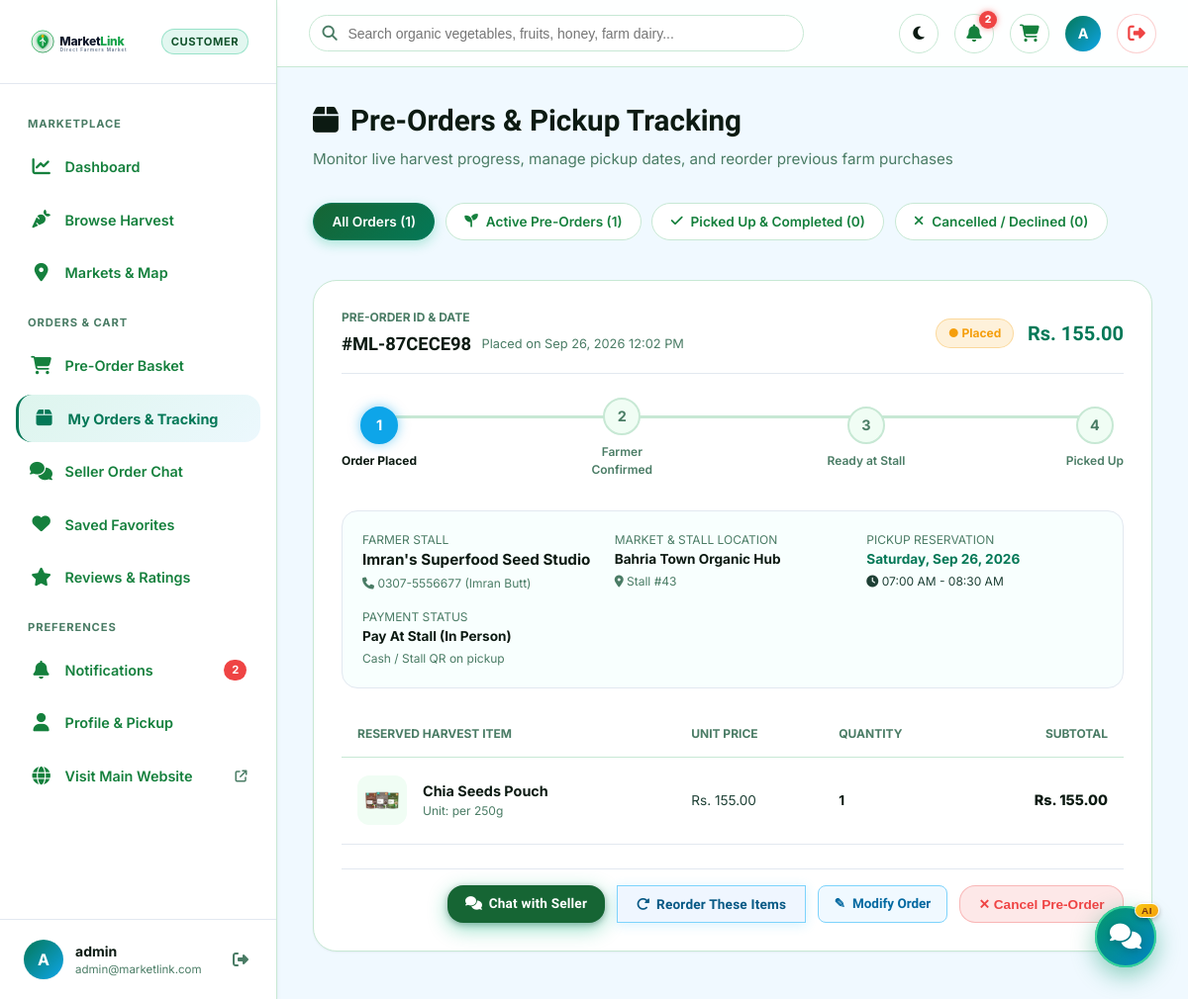
/customer/orders.php (signed in), run on the app's committed database.
### tables this page shows
CREATE TABLE `customer_profiles` (
  `customer_id` int(11) NOT NULL,
  `full_name` varchar(100) NOT NULL,
  `default_address` text DEFAULT NULL,
  `saved_latitude` decimal(10,8) DEFAULT NULL,
  `saved_longitude` decimal(11,8) DEFAULT NULL,
  `created_at` datetime DEFAULT current_timestamp()
);

CREATE TABLE `users` (
  `user_id` int(11) NOT NULL,
  `username` varchar(50) NOT NULL,
  `email` varchar(100) NOT NULL,
  `password_hash` varchar(255) NOT NULL,
  `role` enum('admin','farmer','customer') NOT NULL,
  `status` enum('active','suspended','inactive') DEFAULT 'active',
  `phone_number` varchar(20) DEFAULT NULL,
  `profile_image` varchar(255) DEFAULT NULL,
  `created_at` datetime DEFAULT current_timestamp(),
  `updated_at` datetime DEFAULT current_timestamp() ON UPDATE current_timestamp()
);

CREATE TABLE `orders` (
  `order_id` int(11) NOT NULL,
  `order_number` varchar(30) NOT NULL,
  `customer_id` int(11) NOT NULL,
  `farmer_id` int(11) NOT NULL,
  `market_id` int(11) NOT NULL,
  `stall_id` int(11) NOT NULL,
  `pickup_slot_id` int(11) NOT NULL,
  `total_amount` decimal(10,2) NOT NULL,
  `order_status` enum('placed','accepted','ready_for_pickup','completed','cancelled','declined') DEFAULT 'placed',
  `pickup_date` date NOT NULL,
  `cancellation_reason` varchar(255) DEFAULT NULL,
  `created_at` datetime DEFAULT current_timestamp(),
  `updated_at` datetime DEFAULT current_timestamp() ON UPDATE current_timestamp()
);

CREATE TABLE `pickup_slots` (
  `pickup_slot_id` int(11) NOT NULL,
  `stall_id` int(11) NOT NULL,
  `slot_date` date NOT NULL,
  `start_time` time NOT NULL,
  `end_time` time NOT NULL,
  `max_orders` int(11) DEFAULT 10,
  `status` enum('available','full','closed') DEFAULT 'available',
  `created_at` datetime DEFAULT current_timestamp()
);

CREATE TABLE `order_items` (
  `order_item_id` int(11) NOT NULL,
  `order_id` int(11) NOT NULL,
  `product_id` int(11) NOT NULL,
  `quantity` int(11) NOT NULL,
  `unit_price` decimal(10,2) NOT NULL,
  `subtotal` decimal(10,2) NOT NULL
);

### customer/orders.php (the view, shortened to what the rows shown need)
<?php
require_once __DIR__ . '/includes/customer_header.php';
$where = ["o.customer_id = :uid"];
$params = [':uid' => $currentUserId];
$sql = "SELECT o.*,
               COALESCE(fp.stall_name, 'Local Farmer Stall') as stall_name,
               COALESCE(fp.contact_person, 'Farmer') as contact_person,
               COALESCE(fp.business_phone, 'N/A') as business_phone,
               fp.order_cutoff_time,
               COALESCE(m.market_name, 'Local Farmers Market') as market_name,
               COALESCE(m.address, 'Market Location') as market_address,
               COALESCE(fms.stall_number_location, 'Stall Area') as stall_number_location,
               ps.start_time, ps.end_time,
               (SELECT COUNT(*) FROM farmer_reviews fr WHERE fr.order_id = o.order_id) as has_farmer_review
        FROM orders o
        LEFT JOIN farmer_profiles fp ON o.farmer_id = fp.farmer_id
        LEFT JOIN markets m ON o.market_id = m.market_id
        LEFT JOIN farmer_market_stalls fms ON o.stall_id = fms.stall_id
        LEFT JOIN pickup_slots ps ON o.pickup_slot_id = ps.pickup_slot_id
        WHERE " . implode(' AND ', $where) . "
        ORDER BY o.order_id DESC";
$stmt = $pdo->prepare($sql);
$stmt->execute($params);
$orders = $stmt->fetchAll();
$orderIds = array_column($orders, 'order_id');
$itemsByOrder = [];
if (!empty($orderIds)) {
    $inClause = implode(',', array_map('intval', $orderIds));
    $itemSql = "SELECT oi.*,
                       COALESCE(p.product_name, 'Produce Item') as product_name,
                       COALESCE(p.unit, 'item') as unit,
                       COALESCE(p.image_url, 'assets/images/logo.svg') as image_url
                FROM order_items oi
                LEFT JOIN products p ON oi.product_id = p.product_id
                WHERE oi.order_id IN ($inClause)";
    $items = $pdo->query($itemSql)->fetchAll();
    foreach ($items as $it) {
        $itemsByOrder[$it['order_id']][] = $it;
    }
}
?>
<div class="page-header-row">
  <div>
    <h1 class="page-heading">
      <span><i class="fa-solid fa-box" aria-hidden="true"></i></span> Pre-Orders & Pickup Tracking
    </h1>
  </div>
</div>
<?php if (!empty($orders)): ?>
  <div style="display:flex; flex-direction:column; gap:2rem;">
    <?php foreach ($orders as $ord): ?>
      <?php
        $st = $ord['order_status'];
        $steps = ['placed', 'accepted', 'ready_for_pickup', 'completed'];
        $currIndex = array_search($st, $steps);
        $orderItems = $itemsByOrder[$ord['order_id']] ?? [];
      ?>
      <div class="portal-card" id="order-card-<?= $ord['order_id'] ?>">
        <div class="portal-card-header" style="flex-wrap:wrap; gap:1rem;">
          <div>
            <div style="font-size:0.75rem; color:var(--text-muted); text-transform:uppercase; font-weight:700;">
              PRE-ORDER ID & DATE
            </div>
            <div style="display:flex; align-items:center; gap:0.65rem; margin-top:0.2rem;">
              <span style="font-family:var(--font-heading); font-size:1.15rem; font-weight:800; color:var(--text-primary);">
                #<?= htmlspecialchars($ord['order_number']) ?>
              </span>
              <span style="font-size:0.8rem; color:var(--text-muted);">
                Placed on <?= date('M d, Y h:i A', strtotime($ord['created_at'])) ?>
              </span>
            </div>
          </div>
          <div style="display:flex; align-items:center; gap:0.85rem;">
            <span class="order-status-badge status-<?= htmlspecialchars($st) ?>">
              ● <?= ucwords(str_replace('_', ' ', $st)) ?>
            </span>
            <span style="font-family:var(--font-heading); font-size:1.25rem; font-weight:800; color:var(--emerald-400);">
              Rs. <?= number_format($ord['total_amount'], 2) ?>
            </span>
          </div>
        </div>
        <?php if ($currIndex >= 0): ?>
          <div class="order-stepper" style="margin:1.5rem 0 2rem;">
            <div class="order-step <?= ($currIndex >= 0) ? ($currIndex > 0 ? 'completed' : 'active') : '' ?>">
              <div class="order-step-bubble"><?= ($currIndex > 0) ? '<i class="fa-solid fa-check" aria-hidden="true"></i>' : '1' ?></div>
              <span class="order-step-title">Order Placed</span>
            </div>
            <div class="order-step <?= ($currIndex >= 1) ? ($currIndex > 1 ? 'completed' : 'active') : '' ?>">
              <div class="order-step-bubble"><?= ($currIndex > 1) ? '<i class="fa-solid fa-check" aria-hidden="true"></i>' : '2' ?></div>
              <span class="order-step-title">Farmer Confirmed</span>
            </div>
            <div class="order-step <?= ($currIndex >= 2) ? ($currIndex > 2 ? 'completed' : 'active') : '' ?>">
              <div class="order-step-bubble"><?= ($currIndex > 2) ? '<i class="fa-solid fa-check" aria-hidden="true"></i>' : '3' ?></div>
              <span class="order-step-title">Ready at Stall</span>
            </div>
            <div class="order-step <?= ($currIndex >= 3) ? 'completed' : '' ?>">
              <div class="order-step-bubble"><?= ($currIndex >= 3) ? '<i class="fa-solid fa-check" aria-hidden="true"></i>' : '4' ?></div>
              <span class="order-step-title">Picked Up</span>
            </div>
          </div>
        <?php endif; ?>
        <div style="background:var(--bg-secondary); border:1px solid var(--border-subtle); border-radius:var(--radius-lg); padding:1.25rem; margin-bottom:1.5rem;">
          <div style="display:grid; grid-template-columns:repeat(auto-fit, minmax(200px, 1fr)); gap:1rem; font-size:0.85rem;">
            <div>
              <span style="color:var(--text-muted); display:block; font-size:0.75rem; text-transform:uppercase;">Farmer Stall</span>
              <strong style="color:var(--text-primary); font-size:0.95rem;"><?= htmlspecialchars($ord['stall_name']) ?></strong>
              <div style="font-size:0.75rem; color:var(--text-muted); margin-top:0.2rem;">
                <i class="fa-solid fa-phone" aria-hidden="true"></i> <?= htmlspecialchars($ord['business_phone']) ?> (<?= htmlspecialchars($ord['contact_person']) ?>)
              </div>
            </div>
            <div>
              <span style="color:var(--text-muted); display:block; font-size:0.75rem; text-transform:uppercase;">Market & Stall Location</span>
              <strong style="color:var(--text-primary);"><?= htmlspecialchars($ord['market_name']) ?></strong>
              <div style="font-size:0.75rem; color:var(--text-muted); margin-top:0.2rem;">
                <i class="fa-solid fa-location-dot" aria-hidden="true"></i> <?= htmlspecialchars($ord['stall_number_location'] ?? 'Stall') ?>
              </div>
            </div>
            <div>
              <span style="color:var(--text-muted); display:block; font-size:0.75rem; text-transform:uppercase;">Pickup Reservation</span>
              <strong style="color:var(--emerald-400);"><?= date('l, M d, Y', strtotime($ord['pickup_date'])) ?></strong>
              <div style="font-size:0.75rem; color:var(--text-secondary); margin-top:0.2rem;">
                <i class="fa-solid fa-clock" aria-hidden="true"></i> <?= !empty($ord['start_time']) ? date('h:i A', strtotime($ord['start_time'])).' - '.date('h:i A', strtotime($ord['end_time'])) : 'Market Hours' ?>
              </div>
            </div>
            <div>
              <span style="color:var(--text-muted); display:block; font-size:0.75rem; text-transform:uppercase;">Payment Status</span>
              <strong style="color:var(--text-primary);">Pay At Stall (In Person)</strong>
              <div style="font-size:0.75rem; color:var(--text-muted); margin-top:0.2rem;">
                Cash / Stall QR on pickup
              </div>
            </div>
          </div>
        </div>
        <div class="cart-table-responsive">
        <table class="cart-items-table" style="margin-bottom:1.5rem;">
          <thead>
            <tr>
              <th>Reserved Harvest Item</th>
              <th>Unit Price</th>
              <th>Quantity</th>
              <th style="text-align:right;">Subtotal</th>
            </tr>
          </thead>
          <tbody>
            <?php foreach ($orderItems as $item): ?>
              <tr>
                <td>
                  <div class="cart-item-info">
                    <img src="<?= htmlspecialchars(resolveImageUrl($item['image_url'])) ?>" alt="" class="cart-item-thumb" onerror="this.onerror=null; this.src='<?= BASE_URL ?>/assets/images/cat-vegetables.svg';">
                    <div>
                      <div style="font-weight:700; font-size:0.9rem; color:var(--text-primary);">
                        <?= htmlspecialchars($item['product_name']) ?>
                      </div>
                      <div style="font-size:0.75rem; color:var(--text-muted);">
                        Unit: <?= htmlspecialchars($item['unit']) ?>
                      </div>
                    </div>
                  </div>
                </td>
                <td style="font-size:0.85rem; color:var(--text-secondary);">
                  Rs. <?= number_format($item['unit_price'], 2) ?>
                </td>
                <td style="font-weight:700; font-size:0.85rem; color:var(--text-primary);">
                  <?= $item['quantity'] ?>
                </td>
                <td style="text-align:right; font-weight:800; font-size:0.9rem; color:var(--text-primary);">
                  Rs. <?= number_format($item['subtotal'], 2) ?>
                </td>
              </tr>
            <?php endforeach; ?>
          </tbody>
        </table>
        </div>
        <div style="display:flex; justify-content:flex-end; gap:0.75rem; border-top:1px solid var(--border-subtle); padding-top:1rem; flex-wrap:wrap;">
          <a href="<?= BASE_URL ?>/customer/chat.php?order_id=<?= $ord['order_id'] ?>"
             class="<?= in_array($st, ['placed', 'accepted', 'ready_for_pickup']) ? 'btn-primary' : 'btn-secondary' ?>"
             style="display:inline-flex; align-items:center; gap:0.4rem; padding:0.5rem 1.15rem; font-size:0.85rem; text-decoration:none; <?= in_array($st, ['placed', 'accepted', 'ready_for_pickup']) ? 'background:var(--emerald-600);' : '' ?>">
            <span><i class="fa-solid fa-comments" aria-hidden="true"></i></span> <?= in_array($st, ['placed', 'accepted', 'ready_for_pickup']) ? 'Chat with Seller' : 'View Chat History' ?>
          </a>
          <button type="button" class="btn-secondary" onclick="quickReorder(<?= $ord['order_id'] ?>)" style="display:inline-flex; align-items:center; gap:0.4rem; padding:0.5rem 1.15rem; font-size:0.85rem;">
            <span><i class="fa-solid fa-rotate-right" aria-hidden="true"></i></span> Reorder These Items
          </button>
          <?php if (in_array($st, ['placed', 'accepted'])): ?>
            <?php if ($st === 'placed'): ?>
              <button type="button" onclick="openModifyOrderModal(<?= $ord['order_id'] ?>)"
                      class="order-modify-btn">
                <span aria-hidden="true">✎</span> Modify Order
              </button>
            <?php endif; ?>
            <button type="button" onclick="openCancelModal(<?= $ord['order_id'] ?>, '<?= htmlspecialchars($ord['order_number']) ?>')"
                    style="background:rgba(239,68,68,0.12); color:#ef4444; border:1px solid rgba(239,68,68,0.3); padding:0.5rem 1.15rem; border-radius:var(--radius-lg); font-weight:700; font-size:0.85rem; cursor:pointer;">
              <span>✕</span> Cancel Pre-Order
            </button>
          <?php endif; ?>
        </div>
      </div>
    <?php endforeach; ?>
  </div>
<?php endif; ?>
<?php require_once __DIR__ . '/includes/customer_footer.php'; ?>

### customer/includes/customer_header.php (shortened to what the rows shown need)
<?php
require_once __DIR__ . '/../../config/db.php';
$pdo = getDBConnection();
$currentUserId = $_SESSION['user_id'];
$stmt = $pdo->prepare("SELECT u.user_id, u.username, u.email, u.phone_number, cp.full_name, cp.default_address
                       FROM users u
                       LEFT JOIN customer_profiles cp ON u.user_id = cp.customer_id
                       WHERE u.user_id = :uid LIMIT 1");
$stmt->execute([':uid' => $currentUserId]);
$customerUser = $stmt->fetch();
$displayName = !empty($customerUser['full_name']) ? $customerUser['full_name'] : $customerUser['username'];
?>
<!DOCTYPE html>
<html lang="en">
<head>
  <link rel="stylesheet" href="https://cdnjs.cloudflare.com/ajax/libs/font-awesome/6.7.2/css/all.min.css">
  <link rel="stylesheet" href="<?= BASE_URL ?>/assets/css/main.css">
  <link rel="stylesheet" href="<?= BASE_URL ?>/assets/css/home.css">
  <link rel="stylesheet" href="<?= BASE_URL ?>/assets/css/customer.css">
  <link rel="stylesheet" href="<?= BASE_URL ?>/assets/css/responsive.css">
  <link rel="stylesheet" href="<?= BASE_URL ?>/assets/css/ai-assistant.css">
  <link rel="stylesheet" href="https://unpkg.com/leaflet@1.9.4/dist/leaflet.css"/>
</head>
<body>
<div class="customer-layout">
  <?php require_once __DIR__ . '/customer_sidebar.php'; ?>
  <div class="customer-main">
    <header class="customer-topbar">
      <div class="topbar-right">
        <a href="<?= BASE_URL ?>/customer/profile.php" style="text-decoration:none; display:flex; align-items:center; gap:0.65rem;">
          <div class="sidebar-user-avatar" style="width:36px; height:36px; font-size:0.9rem;">
            <?= strtoupper(substr($displayName, 0, 1)) ?>
          </div>
        </a>
      </div>
    </header>
    <main class="customer-content">

### customer/includes/customer_sidebar.php (shortened to what the rows shown need)
<aside class="customer-sidebar">
  <div class="sidebar-footer">
    <div class="sidebar-user-card">
      <div class="sidebar-user-avatar">
        <?= strtoupper(substr($displayName, 0, 1)) ?>
      </div>
      <div class="sidebar-user-details">
        <div class="sidebar-user-name" title="<?= htmlspecialchars($displayName) ?>"><?= htmlspecialchars($displayName) ?></div>
        <div class="sidebar-user-role"><?= htmlspecialchars($customerUser['email']) ?></div>
      </div>
      <a href="<?= BASE_URL ?>/logout.php" title="Sign Out" style="color:var(--text-muted); display:flex; align-items:center; justify-content:center; text-decoration:none; padding:4px; border-radius:6px; transition:color 0.2s ease;">
        <i class="fa-solid fa-right-from-bracket" aria-hidden="true"></i>
      </a>
    </div>
  </div>
</aside>

### data on the page
customer_profiles: full_name "A", full_name "admin", customer_id.email "admin@marketlink.com"
orders: order_number "ML-87CECE98", created_at "Sep 26, 2026 12:02 PM", order_status "Placed", total_amount "155.00", shows "Order Placed", shows "3", shows "4", stall_name "Imran's Superfood Seed Studio", business_phone "0307-5556677", contact_person "Imran Butt", market_name "Bahria Town Organic Hub", stall_number_location "Stall #43", pickup_date "Saturday, Sep 26, 2026", pickup_slot.start_time "07:00 AM", pickup_slot.end_time "08:30 AM", shows "Chat with Seller"
order_items: product_name "Chia Seeds Pouch", unit "per 250g", unit_price "155.00", quantity "1", subtotal "155.00"

### other printed values
$unreadNotifsCount "2"
$totalOrdersCount "1"
$activeOrdersCount "1"
$completedOrdersCount "0"
$cancelledOrdersCount "0"
